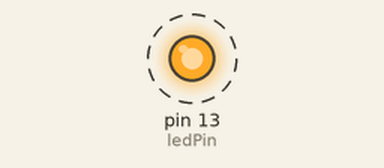
Simulated run of this sketch. Board: Arduino Uno, built with avr-gcc and run on an emulated ATmega328P. Parts: output pins drawn as LEDs (lit = HIGH). Dashed ring = blinking.

Above: at 0.5 s.
Timing chart, 0 to 4.6 s (numbered marks = the images above):
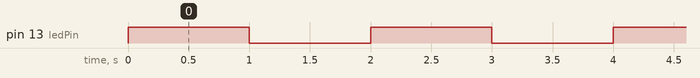

The sketch:

AfP_Class1_Ex02_toggleStyleBlink.pde
```cpp
/*

 This is code to demonstrate syntax for if statements.

 This version was for Class 1 of the Arduino for Programmers course taught at
 CRASH Space in October, 2010 based.

 The class was based on the SparkFun Arduino Iventors Kit

 The Circuit:
 * PIN 13: LED connected from digital to ground

 The Behavior:
 If the LED is on it turns off. If it is off it turns on. The
 period of the behavior is set by the delayTime variable at the
 top so with the current setting (delayTime = 1000) it stays on
 for a second and off for a second.

 Written By: Carlyn Maw
 Created: April 2010
 Updated: Nov 1 2010

 */

//DEFINE: STEP ONE, OUTPUTS AND THEIR VARIABLES
const int ledPin = 13;

//keep in mind that the program doesn't know anything
//you have to set up variables that you can query later
//that match the state of your outputs.
boolean ledState = 0;

//its nice to have things that you might want to change
//later at the top of the code.
int delayTime = 1000;


//------------------------------------------------------------------ START SETUP LOOP
void setup() {
    pinMode(ledPin, OUTPUT);
    digitalWrite(ledPin, LOW);
}


//------------------------------------------------------------------ START MAIN LOOP
void loop() {

if (ledState == HIGH) {
  ledState = LOW;
} else {
  ledState = HIGH;
}

//same as
//(ledState) ? ledState = LOW : ledState = HIGH;

 digitalWrite(ledPin,ledState);

 delay(delayTime);

}
```

Measured:
- by itself, pin 13 (ledPin): alternates HIGH for 1.0 s and LOW for 1.0 s
